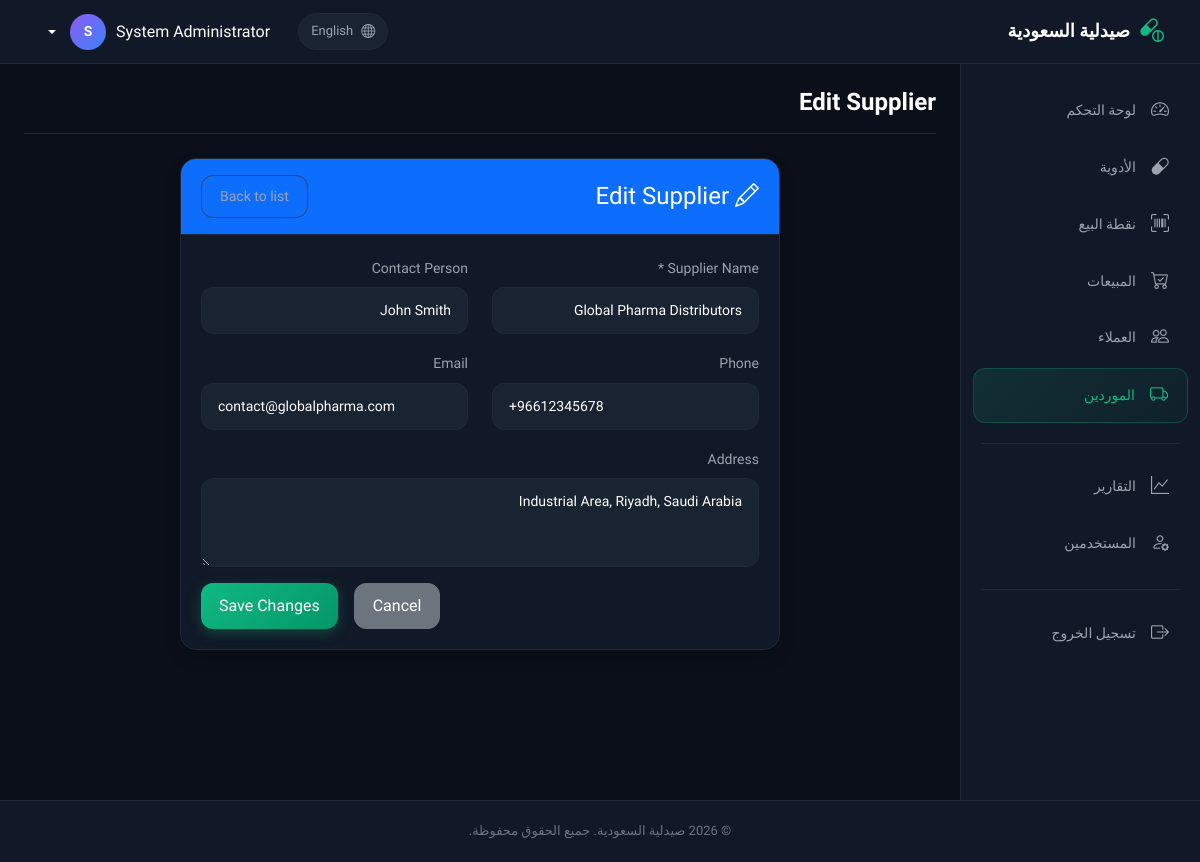
/modules/suppliers/edit.php?id=3 (signed in), run on the app's committed database.
### tables this page shows
CREATE TABLE `suppliers` (
  `supplier_id` int(11) NOT NULL,
  `supplier_name` varchar(100) NOT NULL,
  `contact_person` varchar(100) DEFAULT NULL,
  `phone` varchar(20) DEFAULT NULL,
  `email` varchar(100) DEFAULT NULL,
  `address` text DEFAULT NULL,
  `is_active` tinyint(1) DEFAULT 1,
  `created_at` timestamp NOT NULL DEFAULT current_timestamp()
);

### modules/suppliers/edit.php (the view, shortened to what this page needs)
<?php
$database = new Database();
$db = $database->getConnection();
$supplier_id = isset($_GET['id']) ? intval($_GET['id']) : 0;
$stmt = $db->prepare("SELECT * FROM suppliers WHERE supplier_id = ? LIMIT 1");
$stmt->execute([$supplier_id]);
$supplier = $stmt->fetch(PDO::FETCH_ASSOC);
include '../../includes/header.php';
?>
<div class="row justify-content-center">
    <div class="col-lg-8">
        <div class="card shadow">
            <div class="card-header bg-primary text-white d-flex justify-content-between align-items-center">
                <h4 class="mb-0"><i class="bi bi-pencil"></i> Edit Supplier</h4>
                <a href="index.php" class="btn btn-sm btn-outline-light">Back to list</a>
            </div>
            <div class="card-body">
                <form method="POST" action="">
                    <div class="row">
                        <div class="col-md-6 mb-3">
                            <label for="supplier_name" class="form-label">Supplier Name *</label>
                            <input type="text" class="form-control" id="supplier_name" name="supplier_name"
                                value="<?php echo htmlspecialchars($_POST['supplier_name'] ?? $supplier['supplier_name']); ?>" required>
                        </div>
                        <div class="col-md-6 mb-3">
                            <label for="contact_person" class="form-label">Contact Person</label>
                            <input type="text" class="form-control" id="contact_person" name="contact_person"
                                value="<?php echo htmlspecialchars($_POST['contact_person'] ?? $supplier['contact_person']); ?>">
                        </div>
                    </div>
                    <div class="row">
                        <div class="col-md-6 mb-3">
                            <label for="phone" class="form-label">Phone</label>
                            <input type="tel" class="form-control" id="phone" name="phone"
                                value="<?php echo htmlspecialchars($_POST['phone'] ?? $supplier['phone']); ?>">
                        </div>
                        <div class="col-md-6 mb-3">
                            <label for="email" class="form-label">Email</label>
                            <input type="email" class="form-control" id="email" name="email"
                                value="<?php echo htmlspecialchars($_POST['email'] ?? $supplier['email']); ?>">
                        </div>
                    </div>
                    <div class="mb-3">
                        <label for="address" class="form-label">Address</label>
                        <textarea class="form-control" id="address" name="address" rows="3"><?php echo htmlspecialchars($_POST['address'] ?? $supplier['address']); ?></textarea>
                    </div>
                    <div class="d-grid gap-2 d-md-flex justify-content-md-end">
                        <a href="index.php" class="btn btn-secondary me-md-2">Cancel</a>
                        <button type="submit" class="btn btn-primary">Save Changes</button>
                    </div>
                </form>
            </div>
        </div>
    </div>
</div>
<?php include '../../includes/footer.php'; ?>

### assets/css/style.css (style rules this page uses)
:root { --bg-primary: #0a0f1a; --bg-secondary: #111827; --bg-tertiary: #1a2332; --bg-hover: #242d3d; --border-color: #1f2937; --border-light: #374151; --text-primary: #ffffff; --text-secondary: #9ca3af; --text-muted: #6b7280; --accent-green: #10b981; --accent-green-hover: #059669; --accent-blue: #3b82f6; --accent-yellow: #f59e0b; --accent-red: #ef4444; --accent-purple: #8b5cf6; --sidebar-width: 240px; --navbar-height: 64px; --radius-sm: 8px; --radius-md: 12px; --radius-lg: 16px; --shadow-sm: 0 1px 2px rgba(0, 0, 0, 0.3); --shadow-md: 0 4px 12px rgba(0, 0, 0, 0.3); --shadow-lg: 0 10px 30px rgba(0, 0, 0, 0.4); }
* { margin: 0; padding: 0; box-sizing: border-box; }
body { font-family: 'Tajawal', -apple-system, BlinkMacSystemFont, 'Segoe UI', sans-serif; background: var(--bg-primary); color: var(--text-primary); min-height: 100vh; line-height: 1.6; }
a { color: var(--accent-blue); text-decoration: none; transition: color 0.2s; }
.card { background: var(--bg-secondary); border: 1px solid var(--border-color); border-radius: var(--radius-lg); box-shadow: var(--shadow-sm); overflow: hidden; }
.card-header { background: transparent; border-bottom: 1px solid var(--border-color); padding: 16px 20px; display: flex; align-items: center; justify-content: space-between; }
.card-body { padding: 20px; }
.btn { border-radius: var(--radius-md); font-weight: 500; padding: 10px 18px; transition: all 0.2s; display: inline-flex; align-items: center; gap: 8px; }
.btn-primary { background: linear-gradient(135deg, var(--accent-green), var(--accent-green-hover)); border: none; color: white; box-shadow: 0 4px 14px rgba(16, 185, 129, 0.3); }
.btn-outline-light { border: 1px solid var(--border-light); color: var(--text-secondary); background: transparent; }
.form-control, .form-select { background: var(--bg-tertiary); border: 1px solid var(--border-color); color: var(--text-primary); border-radius: var(--radius-md); padding: 12px 16px; font-size: 14px; transition: all 0.2s; }
.form-control::placeholder { color: var(--text-muted); }
.form-label { font-weight: 500; color: var(--text-secondary); margin-bottom: 8px; font-size: 14px; }

### data on the page
suppliers: supplier_name "Global Pharma Distributors", contact_person "John Smith", phone "+96612345678", email "contact@globalpharma.com", address "Industrial Area, Riyadh, Saudi Arabia"

### other printed values
__('site_name') "صيدلية السعودية"
$other_lang_name "English"
$user_full_name "System Administrator"
mb_substr($user_full_name, 0, 1) "S"
__('nav_dashboard') "لوحة التحكم"
__('nav_medicines') "الأدوية"
__('nav_pos') "نقطة البيع"
__('nav_sales') "المبيعات"
__('nav_customers') "العملاء"
__('nav_suppliers') "الموردين"
__('nav_reports') "التقارير"
__('nav_users') "المستخدمين"
__('logout') "تسجيل الخروج"
$page_title "Edit Supplier"
__('all_rights_reserved') "جميع الحقوق محفوظة"
